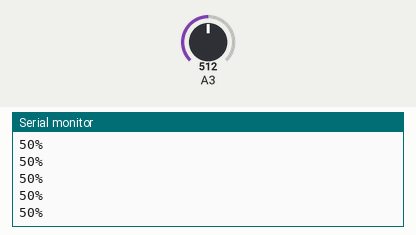
Bench run of a sketch on a simulated Arduino Uno, built with avr-gcc and run on an emulated ATmega328P. Shown: the last lines printed to the serial monitor. The test bench sets the inputs (shaded band); at power-on: A3 = 512.

Above: at 1.2 s.
1.3 s: A3 set to 716
At 2.3 s:
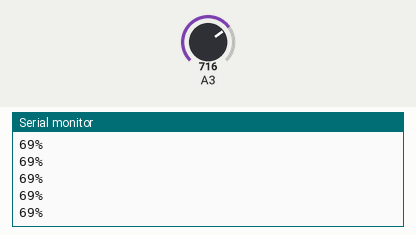
4.3 s: A3 set to 900
At 5.2 s:
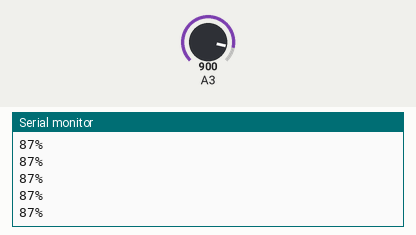
Timing chart, 0 to 7.3 s (numbered marks = the images above; inputs shaded):
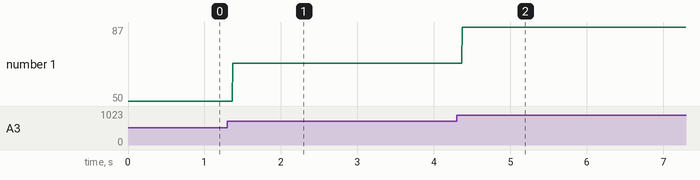

Measured:
- after the input at 1.3 s, the serial monitor: prints a new line after 0.07 s (image 1)
- after the input at 4.3 s, the serial monitor: prints a new line after 0.07 s (image 2)
- plotted number 1: 50 → 69 after the input at 1.3 s, 69 → 87 after the input at 4.3 s

The sketch:

define_percent_on_Watersensor.ino
```cpp
// C++ code
//define voltage by using aduino board on pin analog
void setup(){
  Serial.begin(9600);
  pinMode(A3,INPUT);
}
void loop(){
 long val = analogRead(A3);

   //int voltage=(5*val)/1023;
   int per = val*100/1023;
  //Serial.println(voltage);
  Serial.println("%");Serial.print(per);
}
```
